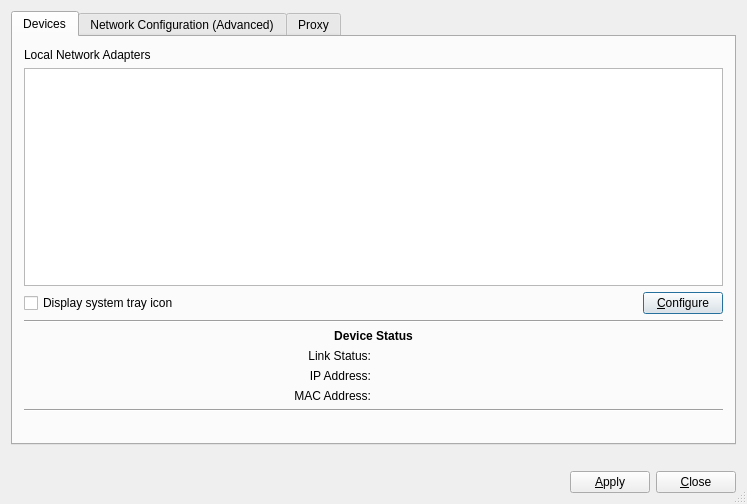
<?xml version="1.0" encoding="UTF-8"?>
<ui version="4.0">
 <class>NetworkMan</class>
 <widget class="QDialog" name="NetworkMan">
  <property name="geometry">
   <rect>
    <x>0</x>
    <y>0</y>
    <width>747</width>
    <height>454</height>
   </rect>
  </property>
  <property name="windowTitle">
   <string>PC-BSD Network Manager</string>
  </property>
  <property name="windowIcon">
   <iconset resource="NetworkManager.qrc">
    <normaloff>:/connect_to_network.png</normaloff>:/connect_to_network.png</iconset>
  </property>
  <property name="sizeGripEnabled">
   <bool>true</bool>
  </property>
  <layout class="QGridLayout" name="gridLayout_11">
   <item row="0" column="0">
    <widget class="QTabWidget" name="tabNetMan">
     <property name="currentIndex">
      <number>0</number>
     </property>
     <widget class="QWidget" name="Widget8">
      <attribute name="title">
       <string>Devices</string>
      </attribute>
      <layout class="QGridLayout" name="gridLayout_3">
       <item row="0" column="0" colspan="2">
        <widget class="QLabel" name="textLabel1">
         <property name="text">
          <string>Local Network Adapters</string>
         </property>
         <property name="alignment">
          <set>Qt::AlignLeading|Qt::AlignLeft|Qt::AlignTop</set>
         </property>
         <property name="wordWrap">
          <bool>false</bool>
         </property>
        </widget>
       </item>
       <item row="1" column="0" colspan="2">
        <widget class="QListWidget" name="listNetDev"/>
       </item>
       <item row="2" column="0" colspan="2">
        <layout class="QHBoxLayout" name="horizontalLayout_4">
         <item>
          <widget class="QCheckBox" name="checkSysTray">
           <property name="enabled">
            <bool>true</bool>
           </property>
           <property name="text">
            <string>Display system tray icon</string>
           </property>
          </widget>
         </item>
         <item>
          <spacer name="spacer3">
           <property name="orientation">
            <enum>Qt::Horizontal</enum>
           </property>
           <property name="sizeType">
            <enum>QSizePolicy::Expanding</enum>
           </property>
           <property name="sizeHint" stdset="0">
            <size>
             <width>230</width>
             <height>20</height>
            </size>
           </property>
          </spacer>
         </item>
         <item>
          <widget class="QPushButton" name="pushConfigure">
           <property name="text">
            <string>&amp;Configure</string>
           </property>
           <property name="shortcut">
            <string>Alt+C</string>
           </property>
          </widget>
         </item>
        </layout>
       </item>
       <item row="3" column="0" colspan="2">
        <widget class="Line" name="line1">
         <property name="frameShape">
          <enum>QFrame::HLine</enum>
         </property>
         <property name="frameShadow">
          <enum>QFrame::Sunken</enum>
         </property>
        </widget>
       </item>
       <item row="4" column="0" colspan="2">
        <widget class="QLabel" name="textLabel2">
         <property name="font">
          <font>
           <weight>75</weight>
           <bold>true</bold>
          </font>
         </property>
         <property name="text">
          <string>Device Status</string>
         </property>
         <property name="alignment">
          <set>Qt::AlignCenter</set>
         </property>
         <property name="wordWrap">
          <bool>false</bool>
         </property>
        </widget>
       </item>
       <item row="5" column="0">
        <widget class="QLabel" name="textStatusLabel1">
         <property name="text">
          <string>Link Status:</string>
         </property>
         <property name="alignment">
          <set>Qt::AlignRight|Qt::AlignTrailing|Qt::AlignVCenter</set>
         </property>
         <property name="wordWrap">
          <bool>false</bool>
         </property>
        </widget>
       </item>
       <item row="5" column="1">
        <widget class="QLabel" name="textStatus1">
         <property name="text">
          <string/>
         </property>
         <property name="wordWrap">
          <bool>false</bool>
         </property>
        </widget>
       </item>
       <item row="6" column="0">
        <widget class="QLabel" name="textStatusLabel2">
         <property name="text">
          <string>IP Address:</string>
         </property>
         <property name="alignment">
          <set>Qt::AlignRight|Qt::AlignTrailing|Qt::AlignVCenter</set>
         </property>
         <property name="wordWrap">
          <bool>false</bool>
         </property>
        </widget>
       </item>
       <item row="6" column="1">
        <widget class="QLabel" name="textStatus2">
         <property name="text">
          <string/>
         </property>
         <property name="wordWrap">
          <bool>false</bool>
         </property>
        </widget>
       </item>
       <item row="7" column="0">
        <widget class="QLabel" name="textStatusLabel3">
         <property name="text">
          <string>MAC Address:</string>
         </property>
         <property name="alignment">
          <set>Qt::AlignRight|Qt::AlignTrailing|Qt::AlignVCenter</set>
         </property>
         <property name="wordWrap">
          <bool>false</bool>
         </property>
        </widget>
       </item>
       <item row="7" column="1">
        <widget class="QLabel" name="textStatus3">
         <property name="text">
          <string/>
         </property>
         <property name="wordWrap">
          <bool>false</bool>
         </property>
        </widget>
       </item>
       <item row="8" column="0" colspan="2">
        <widget class="Line" name="line1_2">
         <property name="frameShape">
          <enum>QFrame::HLine</enum>
         </property>
         <property name="frameShadow">
          <enum>QFrame::Sunken</enum>
         </property>
        </widget>
       </item>
       <item row="10" column="0" colspan="2">
        <spacer name="spacer23">
         <property name="orientation">
          <enum>Qt::Vertical</enum>
         </property>
         <property name="sizeType">
          <enum>QSizePolicy::Fixed</enum>
         </property>
         <property name="sizeHint" stdset="0">
          <size>
           <width>620</width>
           <height>20</height>
          </size>
         </property>
        </spacer>
       </item>
      </layout>
     </widget>
     <widget class="QWidget" name="TabPage">
      <attribute name="title">
       <string>Network Configuration (Advanced)</string>
      </attribute>
      <layout class="QGridLayout" name="gridLayout_8">
       <item row="4" column="0">
        <widget class="QGroupBox" name="groupBoxMisc">
         <property name="title">
          <string>Misc</string>
         </property>
         <layout class="QGridLayout" name="gridLayout_5">
          <item row="1" column="0">
           <widget class="QCheckBox" name="checkLagg">
            <property name="text">
             <string>Enable wireless / wired failover via lagg0 interface</string>
            </property>
           </widget>
          </item>
          <item row="0" column="0">
           <layout class="QHBoxLayout" name="horizontalLayout">
            <item>
             <widget class="QLabel" name="textLabel11">
              <property name="sizePolicy">
               <sizepolicy hsizetype="Preferred" vsizetype="Fixed">
                <horstretch>0</horstretch>
                <verstretch>0</verstretch>
               </sizepolicy>
              </property>
              <property name="text">
               <string>System Hostname</string>
              </property>
              <property name="alignment">
               <set>Qt::AlignRight|Qt::AlignTrailing|Qt::AlignVCenter</set>
              </property>
              <property name="wordWrap">
               <bool>false</bool>
              </property>
             </widget>
            </item>
            <item>
             <widget class="QLineEdit" name="lineHostname">
              <property name="sizePolicy">
               <sizepolicy hsizetype="Fixed" vsizetype="Fixed">
                <horstretch>0</horstretch>
                <verstretch>0</verstretch>
               </sizepolicy>
              </property>
             </widget>
            </item>
            <item>
             <spacer name="horizontalSpacer_3">
              <property name="orientation">
               <enum>Qt::Horizontal</enum>
              </property>
              <property name="sizeHint" stdset="0">
               <size>
                <width>40</width>
                <height>20</height>
               </size>
              </property>
             </spacer>
            </item>
           </layout>
          </item>
         </layout>
        </widget>
       </item>
       <item row="0" column="0">
        <widget class="QGroupBox" name="groupBox_3">
         <property name="title">
          <string/>
         </property>
         <layout class="QGridLayout" name="gridLayout_10">
          <item row="0" column="0">
           <widget class="QGroupBox" name="groupDNS">
            <property name="title">
             <string>Enable Custom DNS</string>
            </property>
            <property name="checkable">
             <bool>true</bool>
            </property>
            <property name="checked">
             <bool>false</bool>
            </property>
            <layout class="QGridLayout" name="gridLayout_2">
             <item row="0" column="0">
              <widget class="QLabel" name="textLabel11_2_2">
               <property name="text">
                <string>DNS 1:</string>
               </property>
               <property name="alignment">
                <set>Qt::AlignRight|Qt::AlignTrailing|Qt::AlignVCenter</set>
               </property>
               <property name="wordWrap">
                <bool>false</bool>
               </property>
              </widget>
             </item>
             <item row="0" column="1">
              <widget class="QLineEdit" name="lineDNS1">
               <property name="sizePolicy">
                <sizepolicy hsizetype="Fixed" vsizetype="Fixed">
                 <horstretch>0</horstretch>
                 <verstretch>0</verstretch>
                </sizepolicy>
               </property>
               <property name="inputMask">
                <string>999\.999\.999\.999; </string>
               </property>
               <property name="alignment">
                <set>Qt::AlignHCenter</set>
               </property>
              </widget>
             </item>
             <item row="0" column="2">
              <widget class="QPushButton" name="PublicDNS1">
               <property name="text">
                <string>Public servers</string>
               </property>
              </widget>
             </item>
             <item row="1" column="0">
              <widget class="QLabel" name="textLabel11_2_3">
               <property name="text">
                <string>DNS 2:</string>
               </property>
               <property name="alignment">
                <set>Qt::AlignRight|Qt::AlignTrailing|Qt::AlignVCenter</set>
               </property>
               <property name="wordWrap">
                <bool>false</bool>
               </property>
              </widget>
             </item>
             <item row="1" column="1">
              <widget class="QLineEdit" name="lineDNS2">
               <property name="sizePolicy">
                <sizepolicy hsizetype="Fixed" vsizetype="Fixed">
                 <horstretch>0</horstretch>
                 <verstretch>0</verstretch>
                </sizepolicy>
               </property>
               <property name="inputMask">
                <string>999\.999\.999\.999; </string>
               </property>
               <property name="alignment">
                <set>Qt::AlignHCenter</set>
               </property>
              </widget>
             </item>
             <item row="1" column="2">
              <widget class="QPushButton" name="PublicDNS2">
               <property name="text">
                <string>Public servers</string>
               </property>
              </widget>
             </item>
             <item row="2" column="0">
              <widget class="QLabel" name="label">
               <property name="text">
                <string>Search Domain:</string>
               </property>
              </widget>
             </item>
             <item row="2" column="1">
              <widget class="QLineEdit" name="lineSearchDomain"/>
             </item>
             <item row="2" column="2">
              <spacer name="horizontalSpacer_10">
               <property name="orientation">
                <enum>Qt::Horizontal</enum>
               </property>
               <property name="sizeHint" stdset="0">
                <size>
                 <width>123</width>
                 <height>20</height>
                </size>
               </property>
              </spacer>
             </item>
            </layout>
           </widget>
          </item>
          <item row="0" column="1">
           <widget class="QGroupBox" name="groupGateway">
            <property name="title">
             <string>Enable Custom Gateway</string>
            </property>
            <property name="checkable">
             <bool>true</bool>
            </property>
            <property name="checked">
             <bool>false</bool>
            </property>
            <layout class="QGridLayout" name="gridLayout_9">
             <item row="0" column="0">
              <layout class="QHBoxLayout" name="horizontalLayout_2">
               <item>
                <widget class="QLabel" name="textLabel11_2">
                 <property name="sizePolicy">
                  <sizepolicy hsizetype="Preferred" vsizetype="Fixed">
                   <horstretch>0</horstretch>
                   <verstretch>0</verstretch>
                  </sizepolicy>
                 </property>
                 <property name="text">
                  <string>Gateway:</string>
                 </property>
                 <property name="alignment">
                  <set>Qt::AlignRight|Qt::AlignTrailing|Qt::AlignVCenter</set>
                 </property>
                 <property name="wordWrap">
                  <bool>false</bool>
                 </property>
                </widget>
               </item>
               <item>
                <widget class="QLineEdit" name="lineGateway">
                 <property name="sizePolicy">
                  <sizepolicy hsizetype="Fixed" vsizetype="Fixed">
                   <horstretch>0</horstretch>
                   <verstretch>0</verstretch>
                  </sizepolicy>
                 </property>
                 <property name="inputMask">
                  <string>999\.999\.999\.999; </string>
                 </property>
                 <property name="alignment">
                  <set>Qt::AlignHCenter</set>
                 </property>
                </widget>
               </item>
              </layout>
             </item>
             <item row="1" column="0">
              <spacer name="verticalSpacer_2">
               <property name="orientation">
                <enum>Qt::Vertical</enum>
               </property>
               <property name="sizeHint" stdset="0">
                <size>
                 <width>20</width>
                 <height>57</height>
                </size>
               </property>
              </spacer>
             </item>
            </layout>
           </widget>
          </item>
          <item row="0" column="2">
           <spacer name="horizontalSpacer_11">
            <property name="orientation">
             <enum>Qt::Horizontal</enum>
            </property>
            <property name="sizeHint" stdset="0">
             <size>
              <width>40</width>
              <height>20</height>
             </size>
            </property>
           </spacer>
          </item>
         </layout>
        </widget>
       </item>
       <item row="1" column="0">
        <widget class="QGroupBox" name="groupIPv6">
         <property name="title">
          <string>Enable IPv6 support</string>
         </property>
         <property name="checkable">
          <bool>true</bool>
         </property>
         <property name="checked">
          <bool>false</bool>
         </property>
         <layout class="QGridLayout" name="gridLayout_4">
          <item row="0" column="0" rowspan="3">
           <layout class="QVBoxLayout" name="verticalLayout_6">
            <item>
             <widget class="QLabel" name="textLabel11_2_4">
              <property name="sizePolicy">
               <sizepolicy hsizetype="Minimum" vsizetype="Fixed">
                <horstretch>0</horstretch>
                <verstretch>0</verstretch>
               </sizepolicy>
              </property>
              <property name="text">
               <string>IPv6 gateway:</string>
              </property>
              <property name="alignment">
               <set>Qt::AlignRight|Qt::AlignTrailing|Qt::AlignVCenter</set>
              </property>
              <property name="wordWrap">
               <bool>false</bool>
              </property>
             </widget>
            </item>
            <item>
             <widget class="QLabel" name="label_IPv6_DNS1">
              <property name="sizePolicy">
               <sizepolicy hsizetype="Minimum" vsizetype="Fixed">
                <horstretch>0</horstretch>
                <verstretch>0</verstretch>
               </sizepolicy>
              </property>
              <property name="text">
               <string>IPV6 DNS 1:</string>
              </property>
              <property name="alignment">
               <set>Qt::AlignRight|Qt::AlignTrailing|Qt::AlignVCenter</set>
              </property>
             </widget>
            </item>
            <item>
             <widget class="QLabel" name="label_IPv6_DNS2">
              <property name="sizePolicy">
               <sizepolicy hsizetype="Minimum" vsizetype="Fixed">
                <horstretch>0</horstretch>
                <verstretch>0</verstretch>
               </sizepolicy>
              </property>
              <property name="layoutDirection">
               <enum>Qt::LeftToRight</enum>
              </property>
              <property name="text">
               <string>IPv6 DNS 2:</string>
              </property>
              <property name="alignment">
               <set>Qt::AlignRight|Qt::AlignTrailing|Qt::AlignVCenter</set>
              </property>
             </widget>
            </item>
           </layout>
          </item>
          <item row="0" column="1">
           <widget class="QLineEdit" name="lineIPv6Gateway">
            <property name="sizePolicy">
             <sizepolicy hsizetype="Expanding" vsizetype="Fixed">
              <horstretch>0</horstretch>
              <verstretch>0</verstretch>
             </sizepolicy>
            </property>
            <property name="inputMask">
             <string/>
            </property>
            <property name="text">
             <string/>
            </property>
            <property name="alignment">
             <set>Qt::AlignLeading|Qt::AlignLeft|Qt::AlignVCenter</set>
            </property>
           </widget>
          </item>
          <item row="1" column="1">
           <widget class="QLineEdit" name="lineIPv6DNS1"/>
          </item>
          <item row="1" column="2">
           <widget class="QPushButton" name="IPV6DNS1Button">
            <property name="text">
             <string>Public servers</string>
            </property>
           </widget>
          </item>
          <item row="2" column="1">
           <widget class="QLineEdit" name="lineIPv6DNS2"/>
          </item>
          <item row="2" column="2">
           <widget class="QPushButton" name="IPV6DNS2Button">
            <property name="text">
             <string>Public servers</string>
            </property>
           </widget>
          </item>
         </layout>
        </widget>
       </item>
      </layout>
     </widget>
     <widget class="QWidget" name="tab">
      <attribute name="title">
       <string>Proxy</string>
      </attribute>
      <layout class="QGridLayout" name="gridLayout">
       <item row="0" column="0">
        <widget class="QGroupBox" name="groupProxySettings">
         <property name="title">
          <string>Proxy Configuration</string>
         </property>
         <property name="checkable">
          <bool>true</bool>
         </property>
         <property name="checked">
          <bool>false</bool>
         </property>
         <layout class="QGridLayout" name="gridLayout_7">
          <item row="0" column="0">
           <widget class="QLabel" name="label_2">
            <property name="text">
             <string>Server Address</string>
            </property>
           </widget>
          </item>
          <item row="1" column="0">
           <widget class="QLineEdit" name="lineProxyAddress"/>
          </item>
          <item row="2" column="0">
           <widget class="QLabel" name="label_4">
            <property name="text">
             <string>Port Number</string>
            </property>
           </widget>
          </item>
          <item row="3" column="0">
           <layout class="QHBoxLayout" name="horizontalLayout_5">
            <item>
             <widget class="QSpinBox" name="spinProxyPort">
              <property name="maximum">
               <number>99999</number>
              </property>
             </widget>
            </item>
            <item>
             <spacer name="horizontalSpacer_5">
              <property name="orientation">
               <enum>Qt::Horizontal</enum>
              </property>
              <property name="sizeHint" stdset="0">
               <size>
                <width>40</width>
                <height>20</height>
               </size>
              </property>
             </spacer>
            </item>
           </layout>
          </item>
          <item row="4" column="0">
           <widget class="QLabel" name="label_5">
            <property name="text">
             <string>Proxy Type</string>
            </property>
           </widget>
          </item>
          <item row="5" column="0">
           <layout class="QHBoxLayout" name="horizontalLayout_6">
            <item>
             <widget class="QRadioButton" name="radioHTTPProxy">
              <property name="text">
               <string>Basic</string>
              </property>
              <property name="checked">
               <bool>true</bool>
              </property>
             </widget>
            </item>
            <item>
             <widget class="QRadioButton" name="radioSOCKSProxy">
              <property name="text">
               <string>Digest</string>
              </property>
             </widget>
            </item>
            <item>
             <spacer name="horizontalSpacer_6">
              <property name="orientation">
               <enum>Qt::Horizontal</enum>
              </property>
              <property name="sizeHint" stdset="0">
               <size>
                <width>40</width>
                <height>20</height>
               </size>
              </property>
             </spacer>
            </item>
           </layout>
          </item>
          <item row="6" column="0">
           <widget class="QCheckBox" name="checkProxyUser">
            <property name="text">
             <string>Specify a Username / Password</string>
            </property>
           </widget>
          </item>
          <item row="7" column="0">
           <layout class="QGridLayout" name="gridLayout_6">
            <item row="0" column="0">
             <widget class="QLabel" name="label_6">
              <property name="text">
               <string>Username</string>
              </property>
             </widget>
            </item>
            <item row="0" column="1">
             <widget class="QLabel" name="label_7">
              <property name="text">
               <string>Password</string>
              </property>
             </widget>
            </item>
            <item row="1" column="0">
             <widget class="QLineEdit" name="lineProxyUser"/>
            </item>
            <item row="1" column="1">
             <widget class="QLineEdit" name="lineProxyPass">
              <property name="echoMode">
               <enum>QLineEdit::Password</enum>
              </property>
             </widget>
            </item>
            <item row="1" column="2">
             <spacer name="horizontalSpacer_2">
              <property name="orientation">
               <enum>Qt::Horizontal</enum>
              </property>
              <property name="sizeHint" stdset="0">
               <size>
                <width>40</width>
                <height>20</height>
               </size>
              </property>
             </spacer>
            </item>
           </layout>
          </item>
         </layout>
        </widget>
       </item>
       <item row="1" column="0">
        <widget class="QLabel" name="label_3">
         <property name="text">
          <string>Note: This proxy configuration is for PC-BSD specific tools and utilities. Internet aware applications may still use their own proxy configuration, which will have to be manually configured.</string>
         </property>
         <property name="wordWrap">
          <bool>true</bool>
         </property>
        </widget>
       </item>
       <item row="2" column="0">
        <spacer name="verticalSpacer">
         <property name="orientation">
          <enum>Qt::Vertical</enum>
         </property>
         <property name="sizeType">
          <enum>QSizePolicy::Fixed</enum>
         </property>
         <property name="sizeHint" stdset="0">
          <size>
           <width>20</width>
           <height>10</height>
          </size>
         </property>
        </spacer>
       </item>
      </layout>
     </widget>
    </widget>
   </item>
   <item row="2" column="0">
    <layout class="QHBoxLayout" name="horizontalLayout_3">
     <item>
      <spacer name="horizontalSpacer">
       <property name="orientation">
        <enum>Qt::Horizontal</enum>
       </property>
       <property name="sizeHint" stdset="0">
        <size>
         <width>40</width>
         <height>20</height>
        </size>
       </property>
      </spacer>
     </item>
     <item>
      <widget class="QPushButton" name="pushSave">
       <property name="text">
        <string>&amp;Apply</string>
       </property>
      </widget>
     </item>
     <item>
      <widget class="QPushButton" name="pushClose">
       <property name="text">
        <string>&amp;Close</string>
       </property>
      </widget>
     </item>
    </layout>
   </item>
   <item row="1" column="0">
    <widget class="QLabel" name="textGlobalError">
     <property name="text">
      <string/>
     </property>
     <property name="alignment">
      <set>Qt::AlignCenter</set>
     </property>
     <property name="wordWrap">
      <bool>false</bool>
     </property>
    </widget>
   </item>
  </layout>
  <widget class="QLabel" name="textGlobalError_2">
   <property name="geometry">
    <rect>
     <x>11</x>
     <y>439</y>
     <width>16</width>
     <height>17</height>
    </rect>
   </property>
   <property name="text">
    <string/>
   </property>
  </widget>
 </widget>
 <layoutdefault spacing="6" margin="11"/>
 <tabstops>
  <tabstop>checkSysTray</tabstop>
  <tabstop>pushConfigure</tabstop>
 </tabstops>
 <includes>
  <include location="local">qmessagebox.h</include>
  <include location="local">qtimer.h</include>
  <include location="global">qregexp.h</include>
  <include location="global">pcbsd-netif.h</include>
  <include location="global">pcbsd-utils.h</include>
 </includes>
 <resources>
  <include location="NetworkManager.qrc"/>
 </resources>
 <connections/>
</ui>
